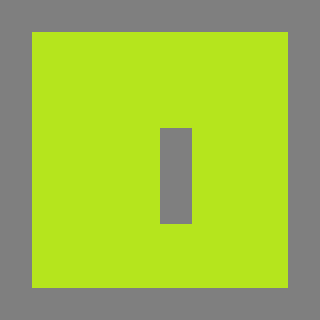

The image is a tile-based game level rendered from a .tmx file. Its description and source (layers, tilesets, objects; grid data summarised) follow:
An orthogonal 10x10 tile map with 32x32 px tiles, 1 tile layer (Tile Layer 1), 2 tilesets.

<map version="1.0" orientation="orthogonal" width="10" height="10" tilewidth="32" tileheight="32">
 <tileset firstgid="1" name="Grass" tilewidth="32" tileheight="32">
  <image source="images/grass.png" width="32" height="32" />
  <tile id="0">
   <properties>
    <property name="" value="" />
   </properties>
  </tile>
 </tileset>
 <tileset firstgid="2" name="Rocks" tilewidth="32" tileheight="32">
  <properties>
   <property name="blocked" value="true" />
  </properties>
  <image source="images/rock.png" width="32" height="32" />
  <tile id="0">
   <properties>
    <property name="blocked" value="true" />
   </properties>
  </tile>
 </tileset>
 <layer name="Tile Layer 1" width="10" height="10">
  <data>[100 cells, 100 non-empty, 2 distinct tile ids]</data>
 </layer>
</map>
